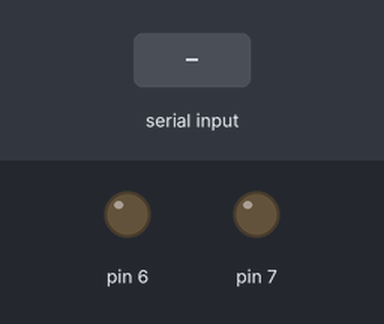
Bench run of a sketch on a simulated Arduino Uno, built with avr-gcc and run on an emulated ATmega328P. Parts: output pins drawn as LEDs (lit = HIGH). The inputs (shaded band) are chosen by the test bench.

Above: at 1.2 s.
1.3 s: "1" received over Serial
At 1.9 s:
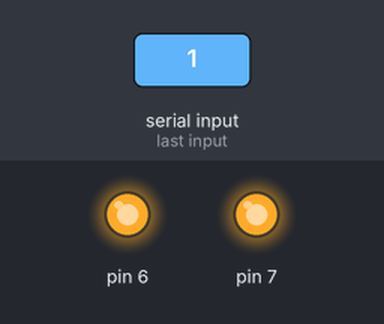
2.8 s: byte 1 (1) received over Serial
At 4.0 s:
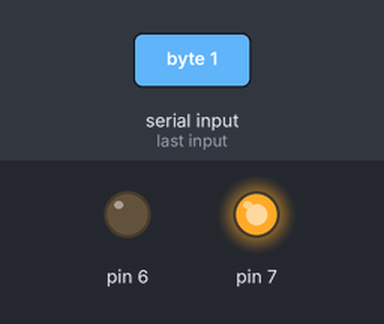
4.3 s: byte 2 (2) received over Serial
At 5.4 s:
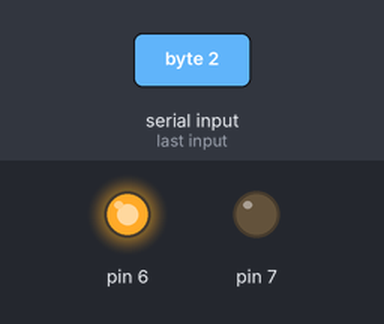
5.8 s: "0" received over Serial
At 6.5 s:
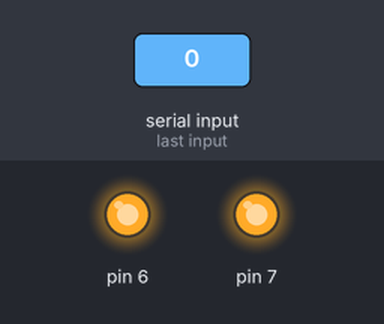
Timing chart, 0 to 8.3 s (numbered marks = the images above; inputs shaded):
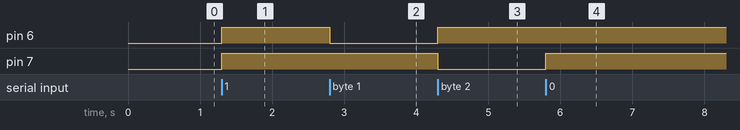

The sketch:

light_demo.ino
```cpp
// This file shows an example of communicating from Python to Arduino over USB
// Build an LED circuit powered from the 7 pin to see this work. Run Arduino program and then Python program.

void setup() {
  Serial.begin(9600);
  pinMode(7, OUTPUT);
  pinMode(6, OUTPUT);
}

void loop() {
  if(Serial.available() > 0) {
    char volt = Serial.read();

    // Literally just read data from serial monitor and check if it's 0 or 1.
    // The trick is sending bytes from Python rather than strings. See the companion .py script for more
    if (volt == 0) {
      digitalWrite(6, LOW);
      digitalWrite(7, LOW);
    } else if (volt == 1) {
      digitalWrite(6, LOW);
      digitalWrite(7, HIGH);
    } else if (volt == 2) {
      digitalWrite(6, HIGH);
      digitalWrite(7, LOW);
    } else {
      digitalWrite(6, HIGH);
      digitalWrite(7, HIGH);
    }
  }
}
```

Measured:
- after the input at 1.3 s, pin 6, pin 7: LOW → HIGH at once
- after the input at 2.8 s, pin 6: HIGH → LOW at once
- after the input at 4.3 s, pin 6: LOW → HIGH at once; pin 7: HIGH → LOW at once
- after the input at 5.8 s, pin 7: LOW → HIGH at once
